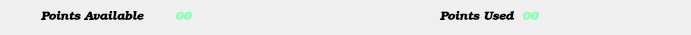
   <widget class="QWidget" name="layoutWidget">
    <property name="geometry">
     <rect>
      <x>10</x>
      <y>140</y>
      <width>691</width>
      <height>19</height>
     </rect>
    </property>
    <layout class="QHBoxLayout" name="horizontalLayout_2">
     <item>
      <widget class="QLabel" name="Totalplayers">
       <property name="font">
        <font>
         <family>Bookman Old Style</family>
         <pointsize>9</pointsize>
         <weight>75</weight>
         <italic>true</italic>
         <bold>true</bold>
        </font>
       </property>
       <property name="text">
        <string>Points Available</string>
       </property>
       <property name="alignment">
        <set>Qt::AlignLeading|Qt::AlignLeft|Qt::AlignVCenter</set>
       </property>
       <property name="indent">
        <number>30</number>
       </property>
      </widget>
     </item>
     <item>
      <widget class="QLabel" name="points_available">
       <property name="font">
        <font>
         <family>Bookman Old Style</family>
         <pointsize>9</pointsize>
         <weight>75</weight>
         <italic>true</italic>
         <bold>true</bold>
        </font>
       </property>
       <property name="statusTip">
        <string>max point=100</string>
       </property>
       <property name="styleSheet">
        <string notr="true">color:rgb(133, 255, 174)</string>
       </property>
       <property name="text">
        <string>00</string>
       </property>
       <property name="alignment">
        <set>Qt::AlignJustify|Qt::AlignVCenter</set>
       </property>
       <property name="indent">
        <number>-10</number>
       </property>
      </widget>
     </item>
     <item>
      <widget class="QLabel" name="TeamName">
       <property name="font">
        <font>
         <family>Bookman Old Style</family>
         <pointsize>9</pointsize>
         <weight>75</weight>
         <italic>true</italic>
         <bold>true</bold>
        </font>
       </property>
       <property name="text">
        <string>Points Used</string>
       </property>
       <property name="indent">
        <number>100</number>
       </property>
      </widget>
     </item>
     <item>
      <widget class="QLabel" name="points_used">
       <property name="font">
        <font>
         <family>Bookman Old Style</family>
         <pointsize>9</pointsize>
         <weight>75</weight>
         <italic>true</italic>
         <bold>true</bold>
        </font>
       </property>
       <property name="styleSheet">
        <string notr="true">color:rgb(133, 255, 174)</string>
       </property>
       <property name="text">
        <string>00</string>
       </property>
       <property name="alignment">
        <set>Qt::AlignJustify|Qt::AlignVCenter</set>
       </property>
       <property name="indent">
        <number>60</number>
       </property>
      </widget>
     </item>
    </layout>
   </widget>
